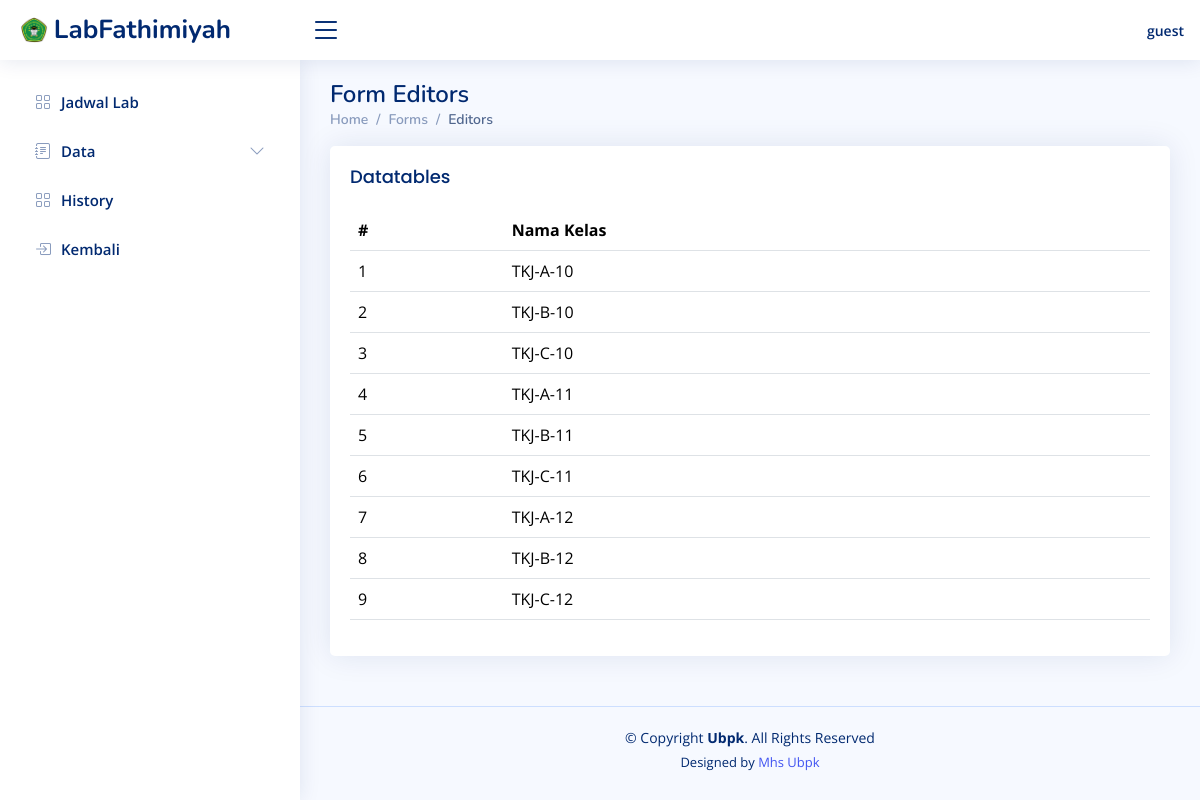
The app's page /pages/content/kelas/viewclass.php, older data.
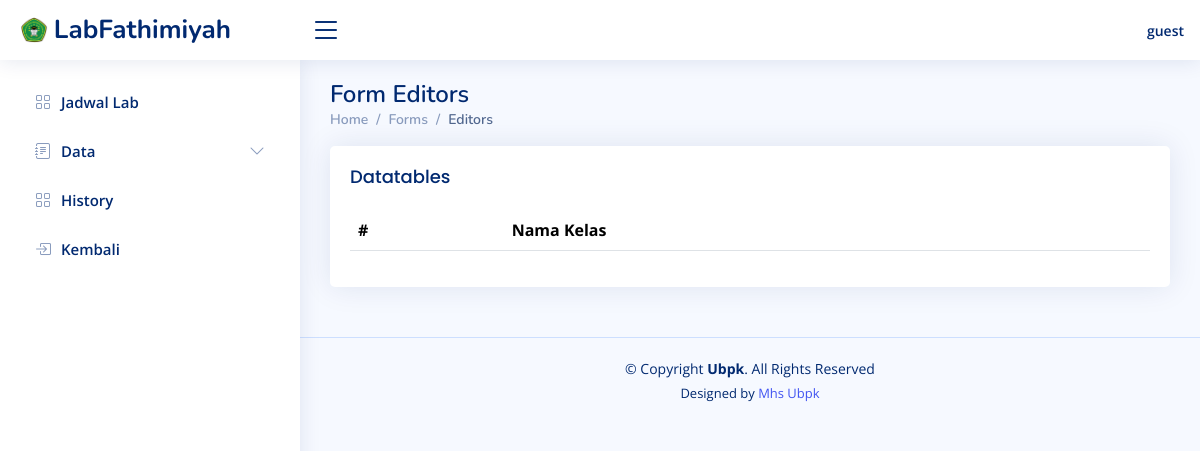
The same page, newer data.
### tables this page shows
CREATE TABLE `tbl_kelas` (
  `kelas_id` int(11) NOT NULL,
  `nama_kelas` varchar(100) NOT NULL,
  `status_deleted` tinyint(11) NOT NULL DEFAULT 0
);

### pages/content/kelas/viewclass.php (the view)
<?php
$ds = DIRECTORY_SEPARATOR;
$base_dir = realpath(dirname(__FILE__) . $ds . '..' . $ds . '..' . $ds . '..') . $ds;
require_once("{$base_dir}pages{$ds}coreuser{$ds}header.php");
?>
<main id="main" class="main">
    <div class="pagetitle">
        <h1>Form Editors</h1>
        <nav>
            <ol class="breadcrumb">
                <li class="breadcrumb-item"><a href="index.html">Home</a></li>
                <li class="breadcrumb-item">Forms</li>
                <li class="breadcrumb-item active">Editors</li>
            </ol>
        </nav>
    </div>
    <section class="section">
        <div class="row">
            <div class="col-lg-12">
                <div class="card">
                    <div class="card-body">
                        <h5 class="card-title">Datatables</h5>
                        <table class="table datatable">
                            <thead>
                                <tr>
                                    <th>#</th>
                                    <th>Nama Kelas</th>
                                </tr>
                            </thead>
                            <tbody>
                                <?php
                                require '../../../config/db.php';
                                $kelas = mysqli_query($db_connect, "SELECT * FROM tbl_kelas");
                                $no = 1;
                                while ($row = mysqli_fetch_assoc($kelas)) {
                                ?>
                                    <tr>
                                        <td><?= $no++; ?></td>
                                        <td><?= $row['nama_kelas']; ?></td>
                                    </tr>
                                <?php } ?>
                            </tbody>
                        </table>
                    </div>
                </div>
            </div>
        </div>
    </section>
</main>
<?php
require_once("{$base_dir}pages{$ds}coreuser{$ds}footer.php");
?>

### pages/coreuser/header.php (shortened to what this page needs)
<!DOCTYPE html>
<html lang="en">
<head>
  <link href="../../../assets/assets/vendor/bootstrap/css/bootstrap.min.css" rel="stylesheet">
  <link href="../../../assets/assets/vendor/bootstrap-icons/bootstrap-icons.css" rel="stylesheet">
  <link href="../../../assets/assets/vendor/boxicons/css/boxicons.min.css" rel="stylesheet">
  <link href="../../../assets/assets/vendor/quill/quill.snow.css" rel="stylesheet">
  <link href="../../../assets/assets/vendor/quill/quill.bubble.css" rel="stylesheet">
  <link href="../../../assets/assets/vendor/remixicon/remixicon.css" rel="stylesheet">
  <link href="../../../assets/assets/vendor/simple-datatables/style.css" rel="stylesheet">
  <link href="../../../assets/assets/css/style.css" rel="stylesheet">
</head>
<body>
<body>
  <header id="header" class="header fixed-top d-flex align-items-center">
    <div class="d-flex align-items-center justify-content-between">
      <a href="#" class="logo d-flex align-items-center">
        <img src="../../../assets/assets/img/SMKS AL FATHIMIYAH.png" alt="">
        <span class="d-none d-lg-block">LabFathimiyah</span>
      </a>
      <i class="bi bi-list toggle-sidebar-btn"></i>
    </div>
    <nav class="header-nav ms-auto">
      <ul class="d-flex align-items-center">
        <li class="nav-item dropdown pe-3">
          <a class="nav-link nav-profile d-flex align-items-center pe-0" href="#" data-bs-toggle="dropdown">
            <span class="d-none d-md-block ">guest</span>
          </a>
          </ul>
    </nav>
  </header>
  <?php include 'sidebar.php'; ?>

### pages/coreuser/sidebar.php (shortened to what this page needs)
<aside id="sidebar" class="sidebar">
<ul class="sidebar-nav" id="sidebar-nav">
  <li class="nav-item">
    <a class="nav-link collapsed" href="../dashboard/viewjadwal.php">
      <i class="bi bi-grid"></i>
      <span>Jadwal Lab</span>
    </a>
  </li>
  <li class="nav-item">
    <a class="nav-link collapsed" data-bs-target="#forms-nav" data-bs-toggle="collapse" href="#">
      <i class="bi bi-journal-text"></i><span>Data</span><i class="bi bi-chevron-down ms-auto"></i>
    </a>
  </li>
  <li class="nav-item">
    <a class="nav-link collapsed" href="../history/viewhistory.php">
      <i class="bi bi-grid"></i>
      <span>History</span>
    </a>
  </li>
  <li class="nav-item">
    <a class="nav-link collapsed" href="../../../index.php">
      <i class="bi bi-box-arrow-in-right"></i>
      <span>Kembali</span>
    </a>
  </li>
</ul>
</aside>

### pages/coreuser/footer.php (shortened to what this page needs)
  <footer id="footer" class="footer">
    <div class="copyright">
      &copy; Copyright <strong><span>Ubpk</span></strong>. All Rights Reserved
    </div>
    <div class="credits">
      Designed by <a href="https://bootstrapmade.com/">Mhs Ubpk</a>
    </div>
  </footer>
</body>

### assets/assets/css/style.css (style rules this page uses)
:root { scroll-behavior: smooth; }
body { font-family: "Open Sans", sans-serif; background: #f6f9ff; color: #444444; }
a { color: #4154f1; text-decoration: none; }
h1, h2, h3, h4, h5, h6 { font-family: "Nunito", sans-serif; }
#main { margin-top: 60px; padding: 20px 30px; transition: all 0.3s; }
.pagetitle { margin-bottom: 10px; }
.pagetitle h1 { font-size: 24px; margin-bottom: 0; font-weight: 600; color: #012970; }
.card { margin-bottom: 30px; border: none; border-radius: 5px; box-shadow: 0px 0 30px rgba(1, 41, 112, 0.1); }
.card-title { padding: 20px 0 15px 0; font-size: 18px; font-weight: 500; color: #012970; font-family: "Poppins", sans-serif; }
.card-body { padding: 0 20px 20px 20px; }
.breadcrumb { font-size: 14px; font-family: "Nunito", sans-serif; color: #899bbd; font-weight: 600; }
.breadcrumb a { color: #899bbd; transition: 0.3s; }
.breadcrumb .breadcrumb-item::before { color: #899bbd; }
.breadcrumb .active { color: #51678f; font-weight: 600; }
.logo { line-height: 1; }
@media (min-width: 1200px) { .logo { width: 280px; } }
.logo img { max-height: 26px; margin-right: 6px; }
.logo span { font-size: 26px; font-weight: 700; color: #012970; font-family: "Nunito", sans-serif; }
.header { transition: all 0.5s; z-index: 997; height: 60px; box-shadow: 0px 2px 20px rgba(1, 41, 112, 0.1); background-color: #fff; padding-left: 20px; }
.header .toggle-sidebar-btn { font-size: 32px; padding-left: 10px; cursor: pointer; color: #012970; }
.header-nav ul { list-style: none; }
.header-nav>ul { margin: 0; padding: 0; }
.header-nav .nav-profile { color: #012970; }
.header-nav .nav-profile span { font-size: 14px; font-weight: 600; }
.sidebar { position: fixed; top: 60px; left: 0; bottom: 0; width: 300px; z-index: 996; transition: all 0.3s; padding: 20px; overflow-y: auto; scrollbar-width: thin; scrollbar-color: #aab7cf transparent; box-shadow: 0px 0px 20px rgba(1, 41, 112, 0.1); background-color: #fff; }
@media (min-width: 1200px) { #main, #footer { margin-left: 300px; } }
.sidebar-nav { padding: 0; margin: 0; list-style: none; }
.sidebar-nav li { padding: 0; margin: 0; list-style: none; }
.sidebar-nav .nav-item { margin-bottom: 5px; }
.sidebar-nav .nav-link { display: flex; align-items: center; font-size: 15px; font-weight: 600; color: #4154f1; transition: 0.3; background: #f6f9ff; padding: 10px 15px; border-radius: 4px; }
.sidebar-nav .nav-link i { font-size: 16px; margin-right: 10px; color: #4154f1; }
.sidebar-nav .nav-link.collapsed { color: #012970; background: #fff; }
.sidebar-nav .nav-link.collapsed i { color: #899bbd; }
.sidebar-nav .nav-link .bi-chevron-down { margin-right: 0; transition: transform 0.2s ease-in-out; }
.footer { padding: 20px 0; font-size: 14px; transition: all 0.3s; border-top: 1px solid #cddfff; }
.footer .copyright { text-align: center; color: #012970; }
.footer .credits { padding-top: 5px; text-align: center; font-size: 13px; color: #012970; }

Row changes from the older to the newer data that the page shows:
removed tbl_kelas: nama_kelas "TKJ-A-10"
removed tbl_kelas: nama_kelas "TKJ-B-10"
removed tbl_kelas: nama_kelas "TKJ-C-10"
removed tbl_kelas: nama_kelas "TKJ-A-11"
removed tbl_kelas: nama_kelas "TKJ-B-11"
removed tbl_kelas: nama_kelas "TKJ-C-11"
removed tbl_kelas: nama_kelas "TKJ-A-12"
removed tbl_kelas: nama_kelas "TKJ-B-12"
removed tbl_kelas: nama_kelas "TKJ-C-12"
